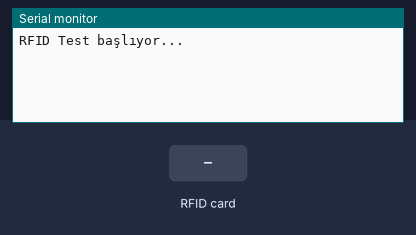
Simulated run of this sketch. Board: ESP32. Parts: the last lines printed to the serial monitor. The inputs (shaded band) are chosen by the test bench.

Above: at 1.3 s.
1.4 s: RFID card 5E 7A 19 C4 held to the reader
At 1.8 s:
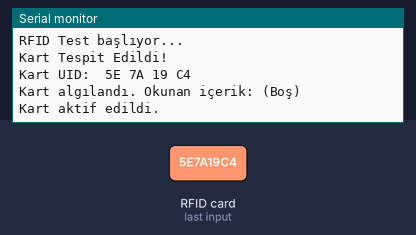
At 4.0 s:
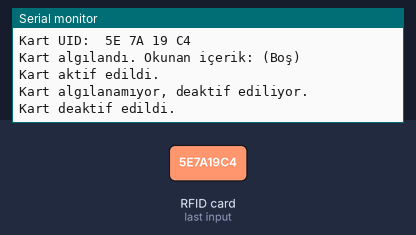

Measured:
- after the input at 1.4 s, the serial monitor: prints a new line at once (image 1)

The sketch:

rfid_card_tracker.ino
```cpp
#include <SPI.h>
#include <MFRC522.h>
#include <freertos/FreeRTOS.h>
#include <freertos/task.h>

#define RST_PIN 22
#define SS_PIN 5
#define BASLANGIC_BLOK 4

MFRC522 mfrc522(SS_PIN, RST_PIN);
MFRC522::MIFARE_Key key;
MFRC522::StatusCode status;

bool cardPresent = false;        // Kartın okunup okunmadığı
String currentData = "";         // Kartın içeriğini tutuyor
unsigned long lastCardCheck = 0; // Kartın en son ne zaman algılandığı
unsigned long lastReadTime = 0;  // Kartın son okunan zamanını saklıyor

const unsigned long CHECK_INTERVAL = 100;   // Kart kontrol sıklığı
const unsigned long CARD_TIMEOUT = 1000;      // Kart kaybolma süresi

// Kartın varlığını sürekli kontrol eden fonksiyon
void cardStatus() {
  unsigned long currentTime = millis();

  if (currentTime - lastReadTime >= CHECK_INTERVAL) {
    lastReadTime = currentTime;

    // Modülün kararsız kalmaması için her seferinde başlatıyoruz
    mfrc522.PCD_Init();

    if (mfrc522.PICC_IsNewCardPresent()) {
      if (mfrc522.PICC_ReadCardSerial()) {
        if (!cardPresent) {
          Serial.println();
          Serial.println("Kart Tespit Edildi!");
          Serial.print("Kart UID: ");
          for (byte i = 0; i < mfrc522.uid.size; i++) {
            Serial.print(mfrc522.uid.uidByte[i] < 0x10 ? " 0" : " ");
            Serial.print(mfrc522.uid.uidByte[i], HEX);
          }
          Serial.println();
        }
        lastCardCheck = currentTime;
        byte buffer[18];
        byte size = sizeof(buffer);

        status = mfrc522.PCD_Authenticate(MFRC522::PICC_CMD_MF_AUTH_KEY_A, BASLANGIC_BLOK, &key, &(mfrc522.uid));
        if (status == MFRC522::STATUS_OK) {
          status = mfrc522.MIFARE_Read(BASLANGIC_BLOK, buffer, &size);
          if (status == MFRC522::STATUS_OK) {
            String data = "";
            for (byte i = 0; i < 16 && buffer[i] != 0; i++) {
              data += (char)buffer[i];
            }

            if (!cardPresent || data != currentData) {
              currentData = data;
              Serial.print("Kart algılandı. Okunan içerik: ");
              Serial.println(data.length() > 0 ? data : "(Boş)");

              if (!cardPresent) {
                Serial.println("Kart aktif edildi.");
                cardPresent = true;
              }
            }
          }
        }
        mfrc522.PICC_HaltA();
        mfrc522.PCD_StopCrypto1();
      }
    }
    // Kart kaldırıldığında
    if (cardPresent && (currentTime - lastCardCheck >= CARD_TIMEOUT)) {
      Serial.println("Kart algılanamıyor, deaktif ediliyor.");
      currentData = "";
      cardPresent = false;
      Serial.println("Kart deaktif edildi.");
    }
  }
}

void rfidTask(void *pvParameters) {
  (void) pvParameters;
  while (true) {
    cardStatus();
    vTaskDelay(pdMS_TO_TICKS(10));
  }
}

void setup() {
  Serial.begin(115200);
  while (!Serial) delay(10);

  Serial.println("RFID Test başlıyor...");

  SPI.begin();
  mfrc522.PCD_Init();
  delay(50);

  for (byte i = 0; i < 6; i++) {
    key.keyByte[i] = 0xFF;
  }

  xTaskCreatePinnedToCore(rfidTask, "RFID_Task", 4096, NULL, 1,NULL, 0);
}
void loop() {
}
```
